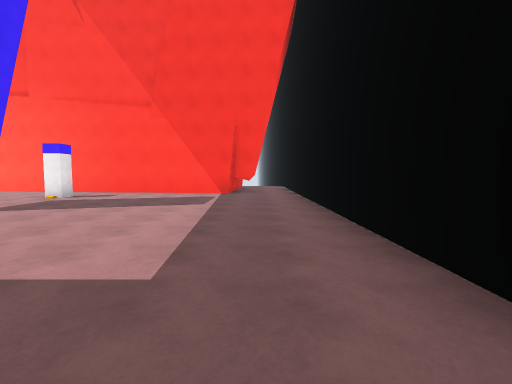
View 1 (above)

15 first-person views from a walk through a scene from a Unity 3-D project. The camera is 1.5 m above the floor, tilts 4° down and sees 85° across. The floor is counted in squares, 2 m on a side. Each view is taken from the middle of a square. On the plan, view 1 faces up. The plan holds only what a view shows up to about 10 squares ahead; the rest is blank. The place goes on beyond the plan.

View 2
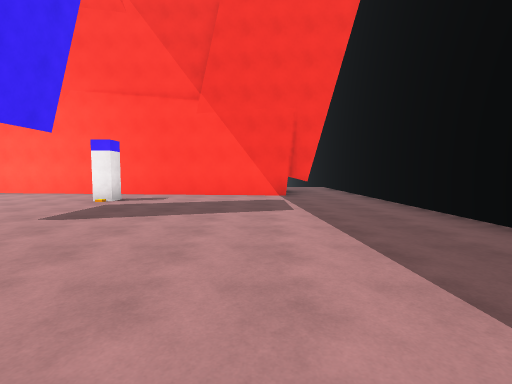

View 3
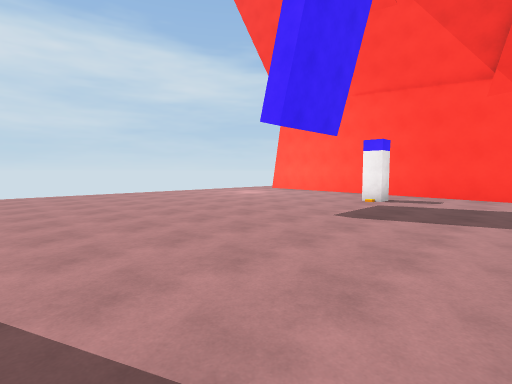

View 4
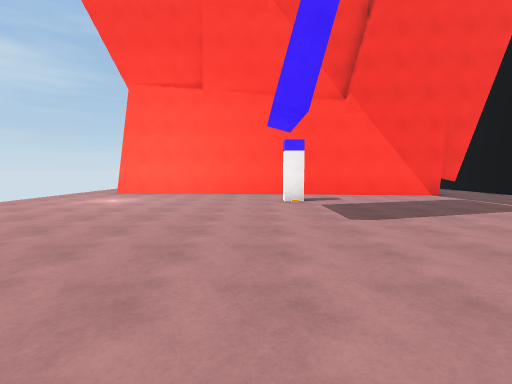

View 5
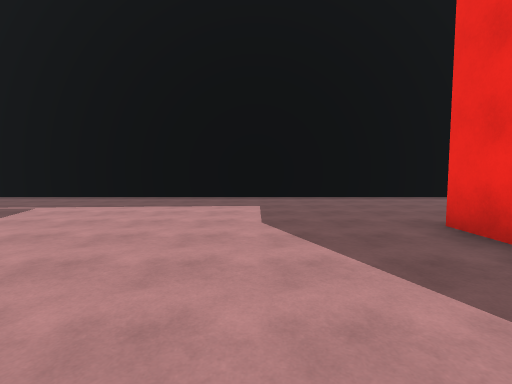

View 6
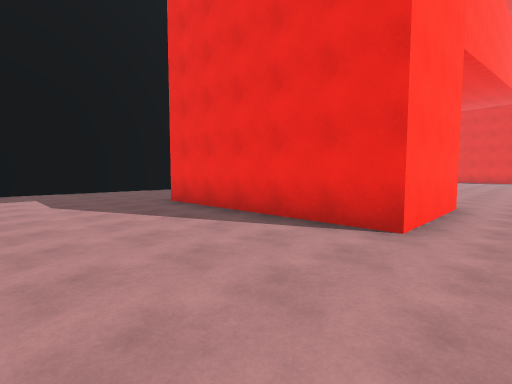

View 7
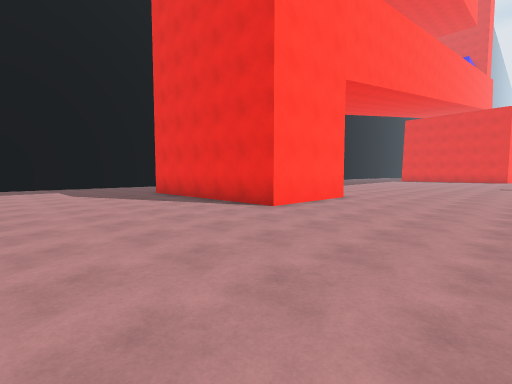

View 8
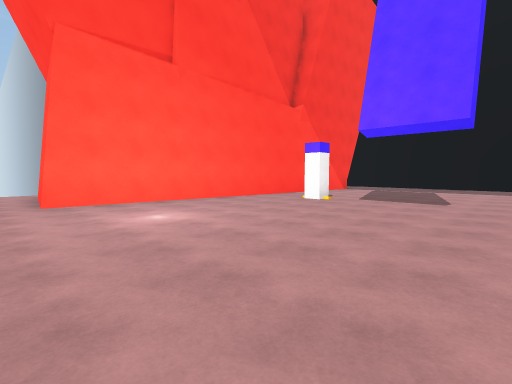

View 9
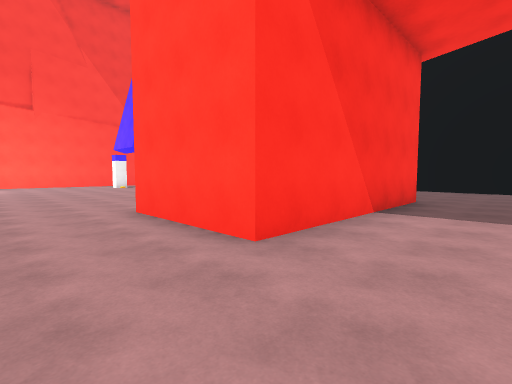

View 10
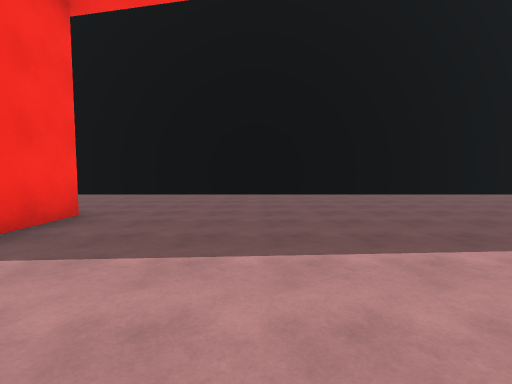

View 11
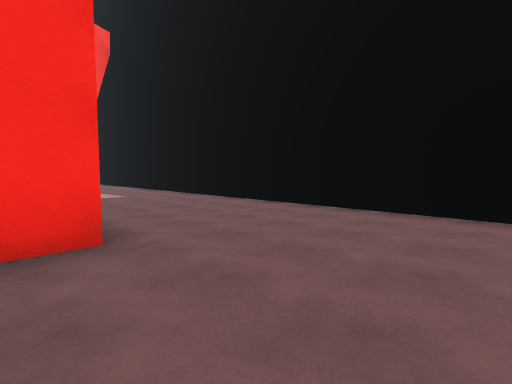

View 12
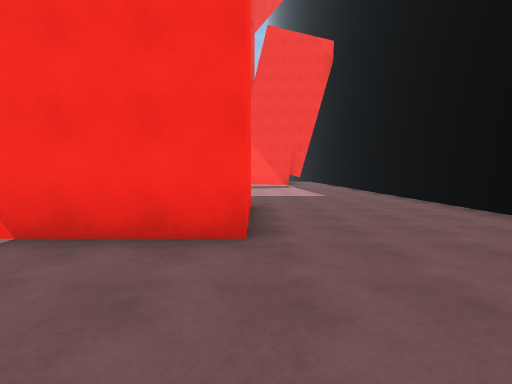

View 13
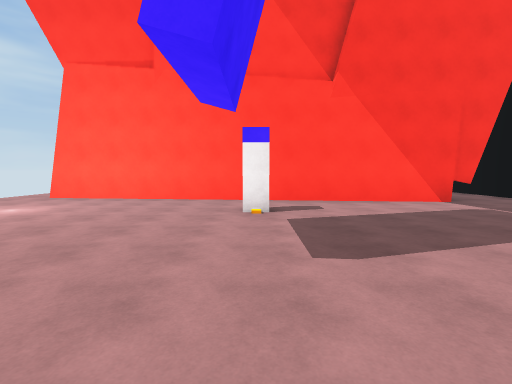

View 14
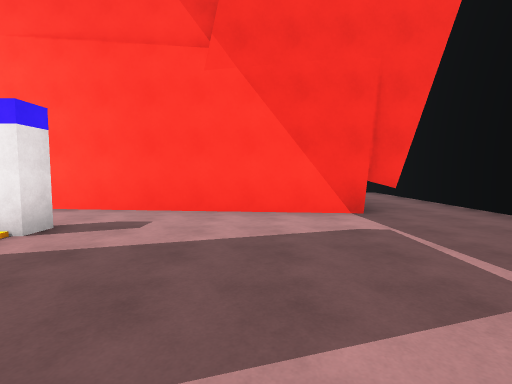

View 15
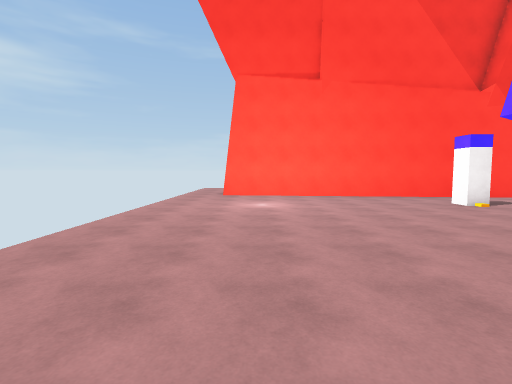

### Floor plan
Points are (right, up) in squares from view 1. A wall is a line through its corners. A room is listed if a view was taken in it or the views show most of it. See-through windows are left out.
Room 1 (views 1, 2, 3, 4, 5, 6, 7, 8, 13, 14, 15)
walls: (-3.1, -1.5) (-3.1, -3.9); (-0.9, 10.1) (-12, 11.2); (-8.9, -3.9) (-8.9, -0.7) (-3, -0.7); (-0.1, 10.4) (-0.9, 10.5); (1.5, -4.6) (1.5, 10.4)
ways out: opening at (-11.5, -3.8) to room 2; opening at (-1, -4) to room 2; opening at (-13, 10); opening at (1, 11)
objects: other object (-6, 9)
Room 2 (views 9, 10, 11, 12)
walls: (1.5, -15.8) (1.5, -4.6); (-3.1, -3.9) (-8.9, -3.9)
ways out: opening at (-11.5, -3.8) to room 1; opening at (-1, -4) to room 1

Where each view was taken, in squares from view 1:
view 1: 0 up, 0 right, facing up
view 2: 1 up, 2 left, facing up
view 3: 1 up, 3 left, facing up-left
view 4: 1 up, 7 left, facing up
view 5: 2 up, 7 left, facing right
view 6: 3 up, 10 left, facing down-right
view 7: 4 up, 13 left, facing down-right
view 8: 4 up, 13 left, facing up-right
view 9: 6 down, 11 left, facing up-right
view 10: 7 down, 8 left, facing right
view 11: 7 down, 4 left, facing up-right
view 12: 7 down, 3 left, facing up
view 13: 3 up, 6 left, facing up
view 14: 5 up, 3 left, facing up
view 15: 2 up, 11 left, facing up
